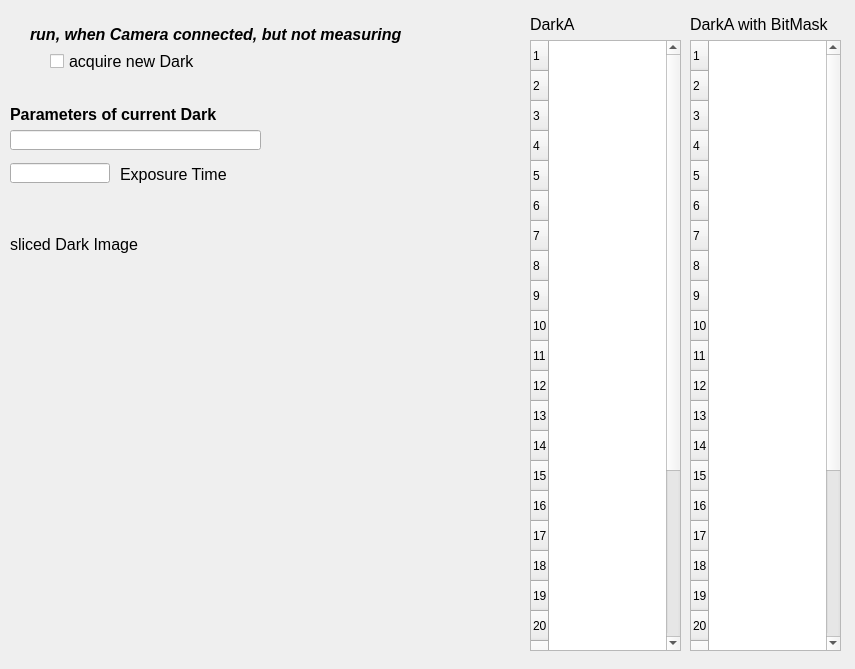
<?xml version="1.0" encoding="UTF-8"?>
<ui version="4.0">
 <class>Dialog</class>
 <widget class="QDialog" name="Dialog">
  <property name="geometry">
   <rect>
    <x>0</x>
    <y>0</y>
    <width>855</width>
    <height>669</height>
   </rect>
  </property>
  <property name="windowTitle">
   <string>Dialog</string>
  </property>
  <widget class="caToggleButton" name="catogglebutton_8">
   <property name="geometry">
    <rect>
     <x>50</x>
     <y>50</y>
     <width>161</width>
     <height>22</height>
    </rect>
   </property>
   <property name="font">
    <font>
     <pointsize>12</pointsize>
    </font>
   </property>
   <property name="text">
    <string>acquire new Dark</string>
   </property>
   <property name="channel" stdset="0">
    <string notr="true">ARIDI-BLM01:CAM-acqDark</string>
   </property>
   <property name="fontScaleMode" stdset="0">
    <enum>caToggleButton::None</enum>
   </property>
  </widget>
  <widget class="caLabel" name="calabel_2">
   <property name="geometry">
    <rect>
     <x>120</x>
     <y>160</y>
     <width>191</width>
     <height>28</height>
    </rect>
   </property>
   <property name="font">
    <font>
     <pointsize>12</pointsize>
    </font>
   </property>
   <property name="text">
    <string>Exposure Time</string>
   </property>
   <property name="alignment">
    <set>Qt::AlignLeading|Qt::AlignLeft|Qt::AlignVCenter</set>
   </property>
   <property name="fontScaleMode">
    <enum>ESimpleLabel::None</enum>
   </property>
  </widget>
  <widget class="caTable" name="catable">
   <property name="enabled">
    <bool>true</bool>
   </property>
   <property name="geometry">
    <rect>
     <x>530</x>
     <y>40</y>
     <width>151</width>
     <height>611</height>
    </rect>
   </property>
   <property name="rowCount">
    <number>28</number>
   </property>
   <property name="columnCount">
    <number>0</number>
   </property>
   <property name="channels" stdset="0">
    <string>ARIDI-BLM01:DarkA1;ARIDI-BLM01:DarkA2;ARIDI-BLM01:DarkA3;ARIDI-BLM01:DarkA4;ARIDI-BLM01:DarkA5;ARIDI-BLM01:DarkA6;ARIDI-BLM01:DarkA7;ARIDI-BLM01:DarkA8;ARIDI-BLM01:DarkA9;ARIDI-BLM01:DarkA10;ARIDI-BLM01:DarkA11;ARIDI-BLM01:DarkA12;ARIDI-BLM01:DarkA13;ARIDI-BLM01:DarkA14;ARIDI-BLM01:DarkA15;ARIDI-BLM01:DarkA16;ARIDI-BLM01:DarkA17;ARIDI-BLM01:DarkA18;ARIDI-BLM01:DarkA19;ARIDI-BLM01:DarkA20;ARIDI-BLM01:DarkA21;ARIDI-BLM01:DarkA22;ARIDI-BLM01:DarkA23;ARIDI-BLM01:DarkA24;ARIDI-BLM01:DarkA25;ARIDI-BLM01:DarkA26;ARIDI-BLM01:DarkA27;ARIDI-BLM01:DarkA28</string>
   </property>
   <property name="columnSizes">
    <string notr="true">0</string>
   </property>
   <attribute name="horizontalHeaderCascadingSectionResizes">
    <bool>true</bool>
   </attribute>
   <attribute name="horizontalHeaderDefaultSectionSize">
    <number>100</number>
   </attribute>
   <attribute name="horizontalHeaderStretchLastSection">
    <bool>true</bool>
   </attribute>
   <attribute name="verticalHeaderVisible">
    <bool>true</bool>
   </attribute>
   <row/>
   <row/>
   <row/>
   <row/>
   <row/>
   <row/>
   <row/>
   <row/>
   <row/>
   <row/>
   <row/>
   <row/>
   <row/>
   <row/>
   <row/>
   <row/>
   <row/>
   <row/>
   <row/>
   <row/>
   <row/>
   <row/>
   <row/>
   <row/>
   <row/>
   <row/>
   <row/>
   <row/>
  </widget>
  <widget class="caLineEdit" name="calineedit_4">
   <property name="geometry">
    <rect>
     <x>10</x>
     <y>163</y>
     <width>100</width>
     <height>20</height>
    </rect>
   </property>
   <property name="readOnly">
    <bool>true</bool>
   </property>
   <property name="channel" stdset="0">
    <string notr="true">ARIDI-BLM01:Dark-EXPT</string>
   </property>
   <property name="unitsEnabled">
    <bool>true</bool>
   </property>
  </widget>
  <widget class="caCamera" name="cacamera">
   <property name="geometry">
    <rect>
     <x>10</x>
     <y>270</y>
     <width>531</width>
     <height>301</height>
    </rect>
   </property>
   <property name="channelData" stdset="0">
    <string notr="true">ARIDI-BLM01:DarkI</string>
   </property>
   <property name="channelWidth" stdset="0">
    <string notr="true">ARIDI-BLM01:CAM-IMAGEx</string>
   </property>
   <property name="channelHeight" stdset="0">
    <string notr="true">ARIDI-BLM01:CAM-IMAGEy</string>
   </property>
   <property name="minLevel">
    <string notr="true">0</string>
   </property>
  </widget>
  <widget class="caLineEdit" name="calineedit_5">
   <property name="geometry">
    <rect>
     <x>10</x>
     <y>130</y>
     <width>251</width>
     <height>20</height>
    </rect>
   </property>
   <property name="readOnly">
    <bool>true</bool>
   </property>
   <property name="channel" stdset="0">
    <string notr="true">ARIDI-BLM01:Dark-Time</string>
   </property>
  </widget>
  <widget class="caLabel" name="calabel_3">
   <property name="geometry">
    <rect>
     <x>10</x>
     <y>100</y>
     <width>251</width>
     <height>28</height>
    </rect>
   </property>
   <property name="font">
    <font>
     <pointsize>12</pointsize>
     <weight>75</weight>
     <bold>true</bold>
    </font>
   </property>
   <property name="text">
    <string>Parameters of current Dark</string>
   </property>
   <property name="alignment">
    <set>Qt::AlignLeading|Qt::AlignLeft|Qt::AlignVCenter</set>
   </property>
   <property name="fontScaleMode">
    <enum>ESimpleLabel::None</enum>
   </property>
  </widget>
  <widget class="caLabel" name="calabel_4">
   <property name="geometry">
    <rect>
     <x>10</x>
     <y>230</y>
     <width>251</width>
     <height>28</height>
    </rect>
   </property>
   <property name="font">
    <font>
     <pointsize>12</pointsize>
     <weight>50</weight>
     <bold>false</bold>
    </font>
   </property>
   <property name="text">
    <string>sliced Dark Image </string>
   </property>
   <property name="alignment">
    <set>Qt::AlignLeading|Qt::AlignLeft|Qt::AlignVCenter</set>
   </property>
   <property name="fontScaleMode">
    <enum>ESimpleLabel::None</enum>
   </property>
  </widget>
  <widget class="caLabel" name="calabel_12">
   <property name="geometry">
    <rect>
     <x>30</x>
     <y>20</y>
     <width>491</width>
     <height>28</height>
    </rect>
   </property>
   <property name="font">
    <font>
     <pointsize>12</pointsize>
     <weight>75</weight>
     <italic>true</italic>
     <bold>true</bold>
    </font>
   </property>
   <property name="text">
    <string>run, when Camera connected, but not measuring</string>
   </property>
   <property name="alignment">
    <set>Qt::AlignLeading|Qt::AlignLeft|Qt::AlignVCenter</set>
   </property>
   <property name="fontScaleMode">
    <enum>ESimpleLabel::None</enum>
   </property>
  </widget>
  <widget class="caTable" name="catable_2">
   <property name="enabled">
    <bool>true</bool>
   </property>
   <property name="geometry">
    <rect>
     <x>690</x>
     <y>40</y>
     <width>151</width>
     <height>611</height>
    </rect>
   </property>
   <property name="rowCount">
    <number>28</number>
   </property>
   <property name="columnCount">
    <number>0</number>
   </property>
   <property name="channels" stdset="0">
    <string>ARIDI-BLM01:DarkA_BM1;ARIDI-BLM01:DarkA_BM2;ARIDI-BLM01:DarkA_BM3;ARIDI-BLM01:DarkA_BM4;ARIDI-BLM01:DarkA_BM5;ARIDI-BLM01:DarkA_BM6;ARIDI-BLM01:DarkA_BM7;ARIDI-BLM01:DarkA_BM8;ARIDI-BLM01:DarkA_BM9;ARIDI-BLM01:DarkA_BM10;ARIDI-BLM01:DarkA_BM11;ARIDI-BLM01:DarkA_BM12;ARIDI-BLM01:DarkA_BM13;ARIDI-BLM01:DarkA_BM14;ARIDI-BLM01:DarkA_BM15;ARIDI-BLM01:DarkA_BM16;ARIDI-BLM01:DarkA_BM17;ARIDI-BLM01:DarkA_BM18;ARIDI-BLM01:DarkA_BM19;ARIDI-BLM01:DarkA_BM20;ARIDI-BLM01:DarkA_BM21;ARIDI-BLM01:DarkA_BM22;ARIDI-BLM01:DarkA_BM23;ARIDI-BLM01:DarkA_BM24;ARIDI-BLM01:DarkA_BM25;ARIDI-BLM01:DarkA_BM26;ARIDI-BLM01:DarkA_BM27;ARIDI-BLM01:DarkA_BM28</string>
   </property>
   <property name="columnSizes">
    <string notr="true">0</string>
   </property>
   <attribute name="horizontalHeaderCascadingSectionResizes">
    <bool>true</bool>
   </attribute>
   <attribute name="horizontalHeaderDefaultSectionSize">
    <number>100</number>
   </attribute>
   <attribute name="horizontalHeaderStretchLastSection">
    <bool>true</bool>
   </attribute>
   <attribute name="verticalHeaderVisible">
    <bool>true</bool>
   </attribute>
   <row/>
   <row/>
   <row/>
   <row/>
   <row/>
   <row/>
   <row/>
   <row/>
   <row/>
   <row/>
   <row/>
   <row/>
   <row/>
   <row/>
   <row/>
   <row/>
   <row/>
   <row/>
   <row/>
   <row/>
   <row/>
   <row/>
   <row/>
   <row/>
   <row/>
   <row/>
   <row/>
   <row/>
  </widget>
  <widget class="caLabel" name="calabel_5">
   <property name="geometry">
    <rect>
     <x>530</x>
     <y>10</y>
     <width>101</width>
     <height>28</height>
    </rect>
   </property>
   <property name="font">
    <font>
     <pointsize>12</pointsize>
    </font>
   </property>
   <property name="text">
    <string>DarkA</string>
   </property>
   <property name="alignment">
    <set>Qt::AlignLeading|Qt::AlignLeft|Qt::AlignVCenter</set>
   </property>
   <property name="fontScaleMode">
    <enum>ESimpleLabel::None</enum>
   </property>
  </widget>
  <widget class="caLabel" name="calabel_6">
   <property name="geometry">
    <rect>
     <x>690</x>
     <y>10</y>
     <width>171</width>
     <height>28</height>
    </rect>
   </property>
   <property name="font">
    <font>
     <pointsize>12</pointsize>
    </font>
   </property>
   <property name="text">
    <string>DarkA with BitMask</string>
   </property>
   <property name="alignment">
    <set>Qt::AlignLeading|Qt::AlignLeft|Qt::AlignVCenter</set>
   </property>
   <property name="fontScaleMode">
    <enum>ESimpleLabel::None</enum>
   </property>
  </widget>
  <widget class="caLed" name="caled_3">
   <property name="geometry">
    <rect>
     <x>20</x>
     <y>45</y>
     <width>30</width>
     <height>30</height>
    </rect>
   </property>
   <property name="channel" stdset="0">
    <string notr="true">ARIDI-BLM01:CAM-acqDark</string>
   </property>
  </widget>
 </widget>
 <customwidgets>
  <customwidget>
   <class>caToggleButton</class>
   <extends>QCheckBox</extends>
   <header>caToggleButton</header>
  </customwidget>
  <customwidget>
   <class>caLabel</class>
   <extends>QLabel</extends>
   <header>caLabel</header>
  </customwidget>
  <customwidget>
   <class>caLed</class>
   <extends>QWidget</extends>
   <header>caLed</header>
  </customwidget>
  <customwidget>
   <class>caLineEdit</class>
   <extends>QLineEdit</extends>
   <header>caLineEdit</header>
  </customwidget>
  <customwidget>
   <class>caTable</class>
   <extends>QTableWidget</extends>
   <header>caTable</header>
  </customwidget>
  <customwidget>
   <class>caCamera</class>
   <extends>QWidget</extends>
   <header>caCamera</header>
  </customwidget>
 </customwidgets>
 <resources/>
 <connections/>
</ui>
